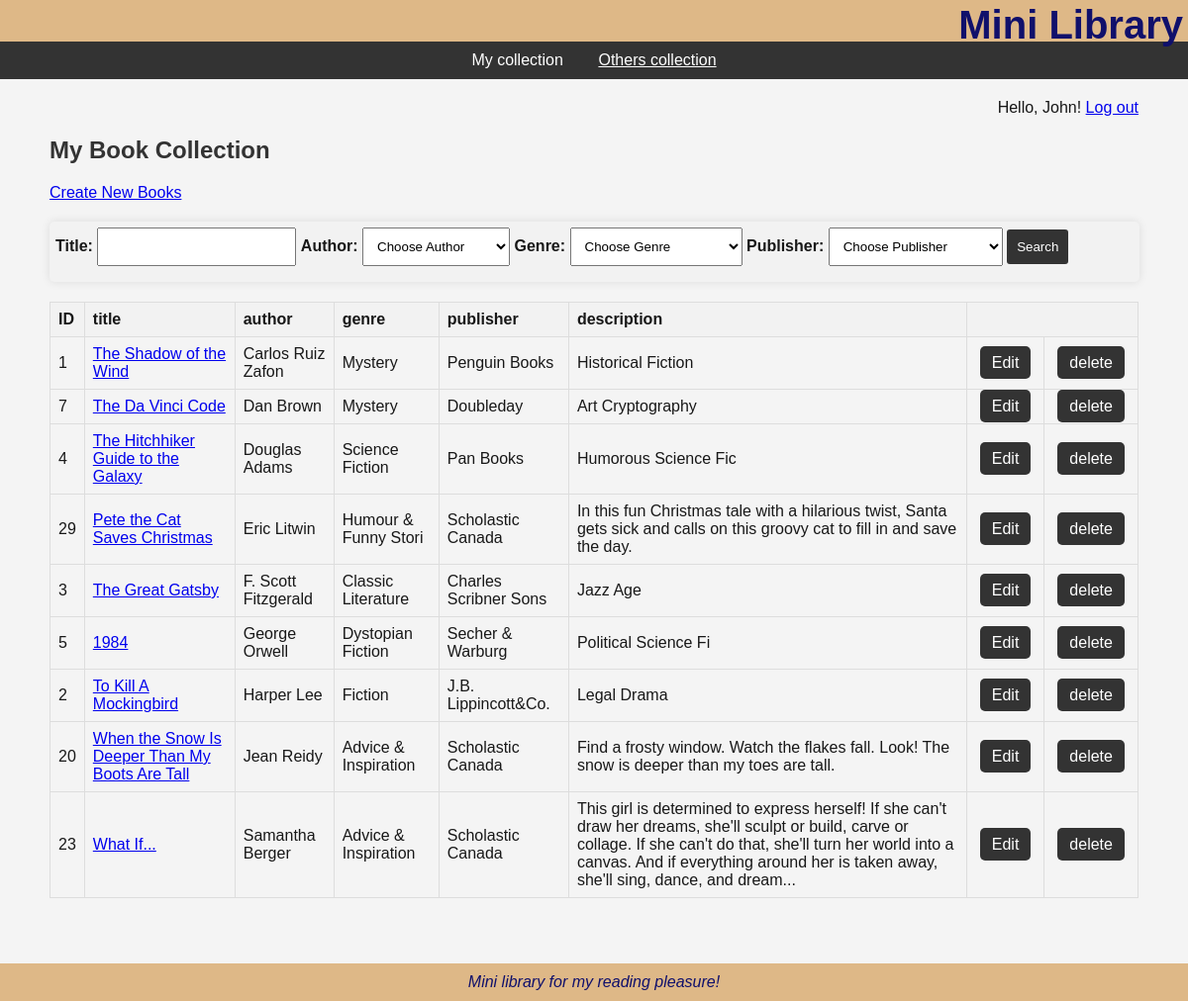
Page /code/server/list.php (signed in) on the committed database.
### tables this page shows
CREATE TABLE `books` (
  `id` int(11) NOT NULL,
  `title` varchar(100) NOT NULL,
  `author` varchar(20) NOT NULL,
  `genre` varchar(20) NOT NULL,
  `publisher` varchar(50) DEFAULT NULL,
  `description` varchar(255) DEFAULT NULL,
  `userid` int(11) NOT NULL
);

### code/server/list.php (the view, shortened to what this page needs)
<?php
if (isset($_SESSION['valid_user'])){
?>
<!DOCTYPE html>
<html lang="en">
<head>
  <link rel="stylesheet" media="all" href="../css/style.css" />
</head>
<body>
<?php include ("headerEm.php") ?>
<?php
$db = db_connect();
?>
<?php
if ($_SERVER['REQUEST_METHOD'] == 'POST') {
  $title = $_POST['title'];
  $author = $_POST['author'];
  $genre = $_POST['genre'];
  $publisher = $_POST['publisher'];
  $sql = "SELECT * FROM books WHERE userid = ". $_SESSION['valid_id'];
  if (!empty($title)) {
      $sql .= " AND title LIKE '%$title%'";
  }
  if (!empty($author)) {
      $sql .= " AND author LIKE '%$author%'";
  }
  if (!empty($genre)) {
      $sql .= " AND genre LIKE '%$genre%'";
  }
  if (!empty($publisher)) {
      $sql .= " AND publisher LIKE '%$publisher%'";
  }
  $sql .= " ORDER BY author ASC";
} else {
  $sql = "SELECT * FROM books Where userid = ". $_SESSION['valid_id'];
  $sql .= " ORDER BY author ASC";
}
  $result_set = mysqli_query($db,$sql);
  ?>
<nav>
  My collection&nbsp;&nbsp;&nbsp;&nbsp;&nbsp;&nbsp;&nbsp;&nbsp;<a href="otherslist.php">Others collection</a>
</nav>
<main>
<div id="content">
    <div class="logout">
      Hello, <?php echo $_SESSION['valid_user'] ?>!   <a class="action" href="logout.php">Log out</a>
    </div>
    <h2>My Book Collection</h2>
    <div class="actions">
      <a class="action" href="new.php">Create New Books</a>
    </div>
    <div class="search">
    <form method="post" action="list.php">
      <label for="title">Title:</label>
      <input type="text" name="title" id="title">
      <label for="author">Author:</label>
      <select name="author" id="author">
        <option value="">Choose Author</option>
      </select>
      <label for="genre">Genre:</label>
      <select name="genre" id="genre">
        <option value="">Choose Genre</option>
      </select>
      <label for="publisher">Publisher:</label>
      <select name="publisher" id="publisher">
        <option value="">Choose Publisher</option>
      </select>
      <input type="submit" value="Search" class="btn">
    </form>
    </div>
    <div>
  	<table class="list">
  	  <tr>
        <th>ID</th>
        <th>title</th>
        <th>author</th>
  	    <th>genre</th>
        <th>publisher</th>
        <th>description</th>
  	    <th colspan="2">&nbsp</th>
  	  </tr>
      <?php while($results = mysqli_fetch_assoc($result_set)) { ?>
        <tr>
          <td><?php echo $results['id']; ?></td>
          <td><a class="plainlink" href="<?php echo"display.php?id=" . $results['id']?>"><?php echo $results['title']; ?></a></td>
          <td><?php echo $results['author'] ; ?></td>
    	    <td><?php echo $results['genre']; ?></td>
          <td><?php echo $results['publisher']; ?></td>
          <td><?php echo $results['description']; ?></td>
          <td><a class="lista" href="<?php echo "update.php?id=" . $results['id']; ?>">Edit</a></td>
          <td><a class="lista" href="<?php echo "remove.php?id=" . $results['id']; ?>">delete</a></td>
    	  </tr>
      <?php }
      ?>
  	</table>
    </div>
</div>
<br>
<br>
</main>
<?php include("footerEm.php"); ?>
</body>
</html>
<?php
} else {
  header("Location: ../index.php");
}
?>

### code/server/headerEm.php
<header>
       <h1>Mini Library</h1>
 </header>

### code/server/footerEm.php
<footer>Mini library for my reading pleasure!</footer>

### code/css/style.css (style rules this page uses)
body { font-family: Arial, Helvetica, sans-serif; font-size: 12pt; margin: 0; padding: 0; color: rgb(24, 24, 24); background-color: #f4f4f4; }
header, footer { background-color: burlywood; padding: 5px 5px; color: rgb(16, 16, 107); }
footer { margin-top: 10px; text-align: center; font-style: italic; padding: 10px 0; }
h1 { font-family: Impact, Haettenschweiler, "Arial Narrow Bold", sans-serif; font-size: 2.5rem; text-align: right; line-height: 1.5rem; margin-bottom: 0; margin-top: 8px; font-stretch: expanded; }
h2 { color:#333; }
nav { background-color: #333; color: white; text-align: center; padding: 10px; }
nav a { color: white; }
main { max-width: 1200px; margin: 0 auto; padding: 20px; }
#content { padding: 0 30px; }
.logout { margin-bottom: 20px; text-align: right; }
.actions { margin-bottom: 20px; }
.search { width: 99%; margin-bottom: 5px; background-color: #f2f2f2; padding: 6px; border-radius: 5px; box-shadow: 0 0 10px rgba(0, 0, 0, 0.1); }
.search label { font-weight: bold; }
.search input,.search select { padding: 10px; margin-bottom: 10px; box-sizing: border-box; }
.btn { background-color: #333; color: white; padding: 8px 12px; border: none; border-radius: 3px; cursor: pointer; }
table { border-collapse: collapse; vertical-align: top; }
.list { width: 100%; border-collapse: collapse; margin-top: 20px; }
.list tr td { border: 1px solid #ddd; padding: 8px; text-align: left; }
.list tr th { border: 1px solid #ddd; padding: 8px; text-align: left; background-color: #f2f2f2; }
.lista { margin: 5px; padding: 8px 12px; text-decoration: none; background-color: #333; color: white; border-radius: 5px; }

### rows in the picture
books: id "1", title "The Shadow of the Wind", author "Carlos Ruiz Zafon", genre "Mystery", publisher "Penguin Books", description "Historical Fiction"
books: id "7", title "The Da Vinci Code", author "Dan Brown", genre "Mystery", publisher "Doubleday", description "Art Cryptography"
books: id "4", title "The Hitchhiker Guide to the Galaxy", author "Douglas Adams", genre "Science Fiction", publisher "Pan Books", description "Humorous Science Fic"
books: id "29", title "Pete the Cat Saves Christmas", author "Eric Litwin", genre "Humour & Funny Stori", publisher "Scholastic Canada", description "In this fun Christmas tale with a hilarious twist, Santa gets sick and calls on this groovy cat to fill in and save the day."
books: id "3", title "The Great Gatsby", author "F. Scott Fitzgerald", genre "Classic Literature", publisher "Charles Scribner Sons", description "Jazz Age"
books: id "5", title "1984", author "George Orwell", genre "Dystopian Fiction", publisher "Secher & Warburg", description "Political Science Fi"
books: id "2", title "To Kill A Mockingbird", author "Harper Lee", genre "Fiction", publisher "J.B. Lippincott&Co.", description "Legal Drama"
books: id "20", title "When the Snow Is Deeper Than My Boots Are Tall", author "Jean Reidy", genre "Advice & Inspiration", publisher "Scholastic Canada", description "Find a frosty window. Watch the flakes fall. Look! The snow is deeper than my toes are tall."
books: id "23", title "What If...", author "Samantha Berger", genre "Advice & Inspiration", publisher "Scholastic Canada", description "This girl is determined to express herself! If she can't draw her dreams, she'll sculpt or build, carve or collage. If she can't do that, she'll turn her world into a canvas. And if everything around her is taken away, she'll sing, dance, and dream..."

### other values in the picture
$_SESSION['valid_user'] "John"
